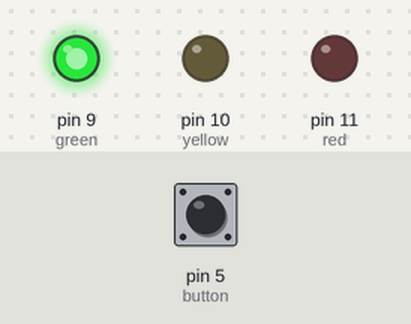
Simulated run of this sketch. Board: Arduino Uno, built with avr-gcc and run on an emulated ATmega328P. Parts: output pins drawn as LEDs (lit = HIGH). The test bench sets the inputs (shaded band); at power-on: pin 5 (button) HIGH.

Above: at 1.2 s.
1.3 s: pin 5 (button) pulled LOW for 0.15 s
At 1.8 s:
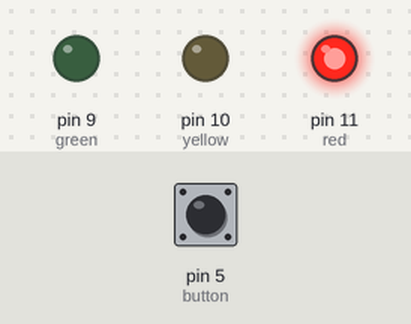
2.9 s: pin 5 (button) pulled LOW for 1 s
At 4.3 s:
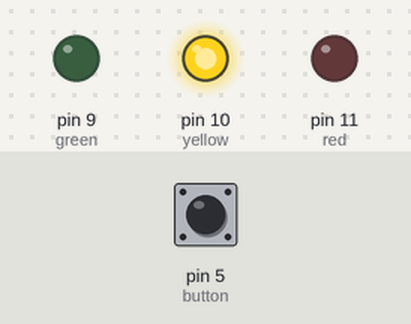
5.4 s: pin 5 (button) pulled LOW for 3.2 s
At 9.3 s:
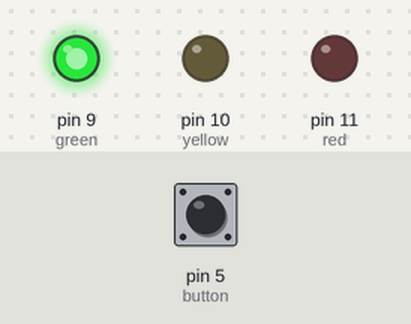
Timing chart, 0 to 10.8 s (numbered marks = the images above; inputs shaded):
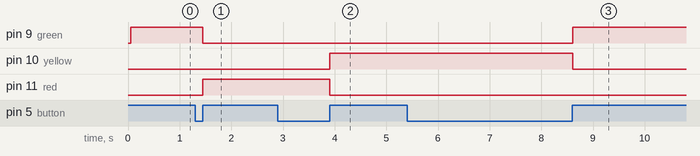

The sketch:

button.ino
```cpp
int button = 5;
int red = 11;
int yellow = 10;
int green = 9;
int state = 0;

void setup() {
    // put your setup code here, to run once:
    pinMode(button, INPUT_PULLUP);
    pinMode(red, OUTPUT);
    pinMode(yellow, OUTPUT);
    pinMode(green, OUTPUT);

    Serial.begin(9600);
}

void loop() {
    state = state % 3;
    // put your main code here, to run repeatedly:
    bool state1 = digitalRead(button) == LOW;
    delay(50);
    bool state2 = digitalRead(button) == LOW;

    bool click = (state1 == true) && (state2 == false);

    if (click) {
        state++;
    }

    if (state == 1) {
        digitalWrite(red, HIGH);
        digitalWrite(yellow, LOW);
        digitalWrite(green, LOW);
    } else if (state == 2) {
        digitalWrite(red, LOW);
        digitalWrite(yellow, HIGH);
        digitalWrite(green, LOW);
    } else {
        digitalWrite(red, LOW);
        digitalWrite(yellow, LOW);
        digitalWrite(green, HIGH);
    }
}
```

Measured:
- after the input at 1.3 s, pin 9 (green): HIGH → LOW after 0.15 s; pin 11 (red): LOW → HIGH after 0.15 s
- after the input at 2.9 s, pin 10 (yellow): LOW → HIGH after 1.0 s; pin 11 (red): HIGH → LOW after 1.0 s
- after the input at 5.4 s, pin 9 (green): LOW → HIGH after 3.2 s; pin 10 (yellow): HIGH → LOW after 3.2 s
